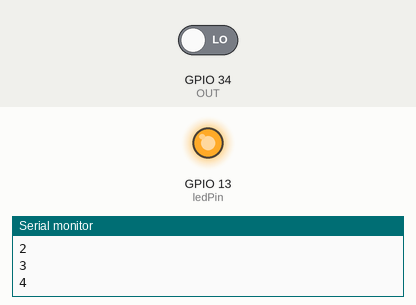
Bench run of a sketch on a simulated ESP32. Parts: output pins drawn as LEDs (lit = HIGH), the last lines printed to the serial monitor. Inputs (shaded band) come from the test bench; at power-on: GPIO 34 (OUT) LOW.

Above: at 1.8 s.
1.9 s: GPIO 34 (OUT) driven HIGH
At 2.5 s:
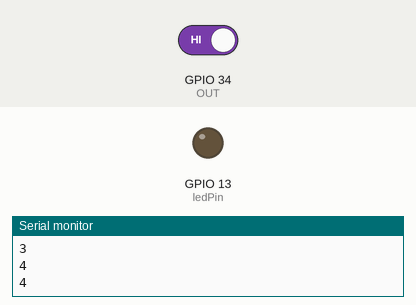
3.5 s: GPIO 34 (OUT) driven LOW
At 4.8 s:
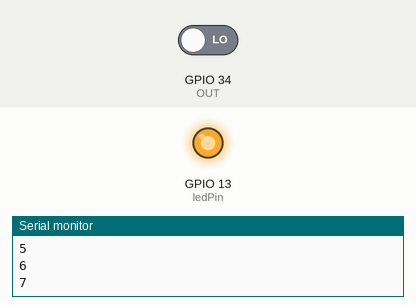
Timing chart, 0 to 6.5 s (numbered marks = the images above; inputs shaded):
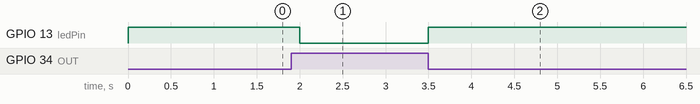

Measured:
- after the input at 1.9 s, GPIO 13 (ledPin): HIGH → LOW after 0.10 s
- after the input at 3.5 s, GPIO 13 (ledPin): LOW → HIGH at once

The sketch:

ir_demo.ino
```cpp
/*=================================================================================
                              IR DEMO
===================================================================================
Description:
  This is IR Demo. It reads an IR sensor on GPIO34 and, when an object is detected,
  turns on the LED on GPIO13 and adds 1 to the count.
  The running total is printed to the Serial monitor.

Programmer:
  Roxie Elaine Emolaga

Date:
  14 Oct 2026

===================================================================================*/

// GPIO pins
const int OUT = 34;
const int ledPin = 13;

// variables
int Number_of_Objects = 0;
int SensorState = 0;

void setup() {
  Serial.begin(115200);
  pinMode(ledPin, OUTPUT);
  pinMode(OUT, INPUT);
}

void loop() {
  SensorState = digitalRead(OUT);

  if (SensorState == HIGH) {

    digitalWrite(ledPin, LOW); \
    Serial.println(Number_of_Objects);
    delay(500);

  }
  else {

    digitalWrite(ledPin, HIGH);
    Number_of_Objects++;
    Serial.println(Number_of_Objects);
    delay(500);
  }
}
```
